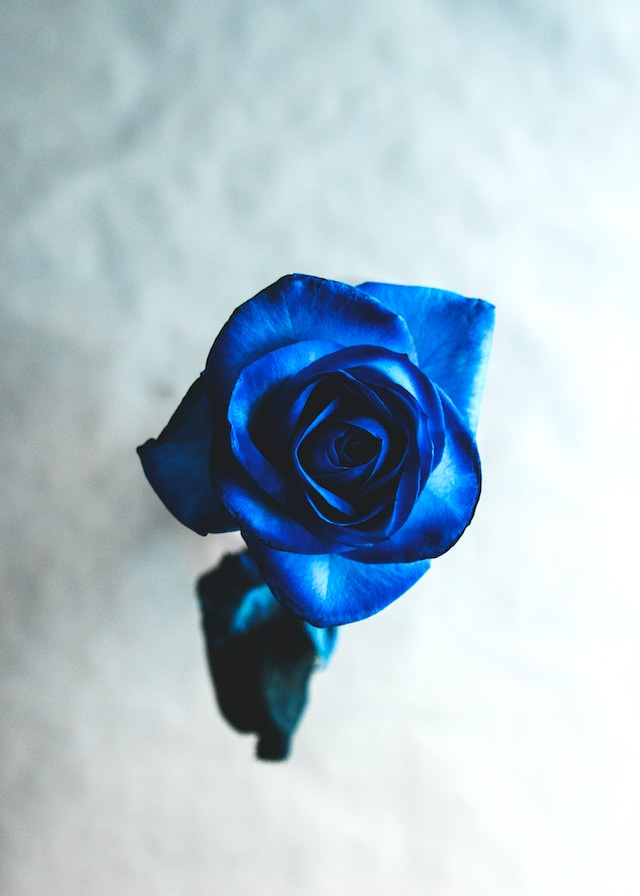
#> input picture CV-5/Lab4/Resources/rose.jpg, 640 x 896 px, found by its file name
$ python Q3.py
#> lines starting #> are read from the running program, lines starting #| are printed output that depends on the picture; after the words box and inside, x2 and y2 are one past the last pixel; in counts of white or black regions, pixels touching at a corner belong together
import cv2 as cv

img = cv.imread('Resources\\rose.jpg')
#> img is the input picture: shape (896, 640, 3); mean B, G, R 205.7, 193.6, 174.3
cv.imshow('Color', img)

hsv = cv.cvtColor(img, cv.COLOR_BGR2HSV)
#> hsv: shape (896, 640, 3); mean H, S, V 94.2, 46.2, 205.9
cv.imshow('HSV', hsv)

lower = (100, 50, 50)
upper = (130, 255, 255)

mask = cv.inRange(hsv, lower, upper)
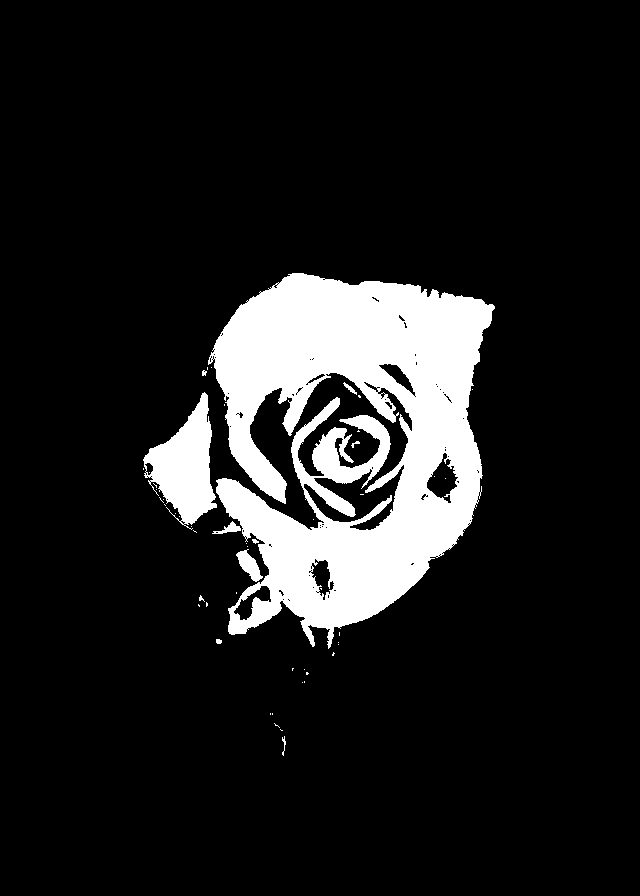
#> mask: shape (896, 640); 12% white; 51 white regions (41 under 20 px), largest, box (x1, y1, x2, y2) and area: (208, 273, 495, 649) 62678, (143, 392, 217, 530) 5132, (236, 549, 263, 582) 419
result = cv.bitwise_and(img, img, mask=mask)
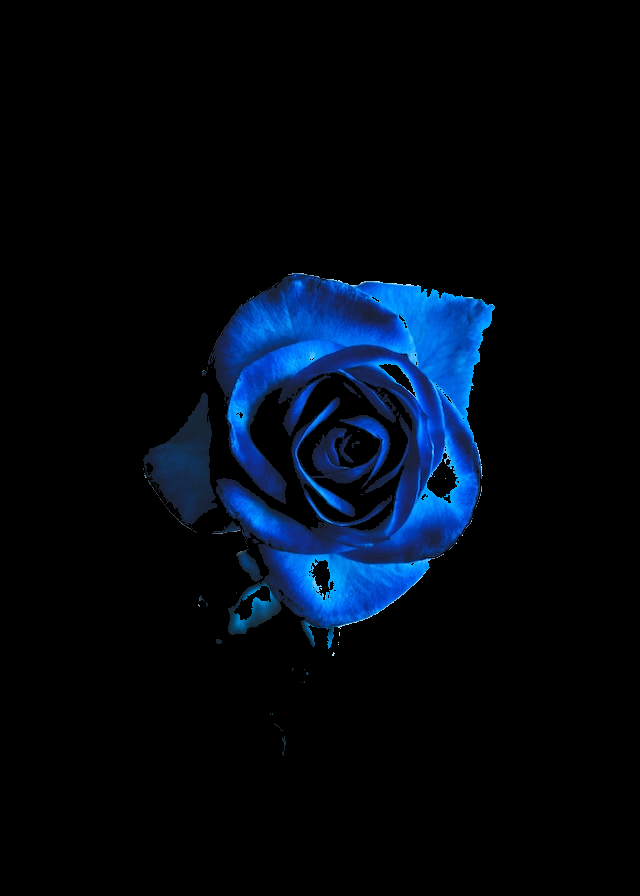
#> result: shape (896, 640, 3); mean B, G, R 18.9, 8.8, 1.4

cv.imshow('Segmentation', result)

cv.waitKey(0)

$ run again, with CV-5/Lab4/Resources/build.jpg copied over CV-5/Lab4/Resources/rose.jpg
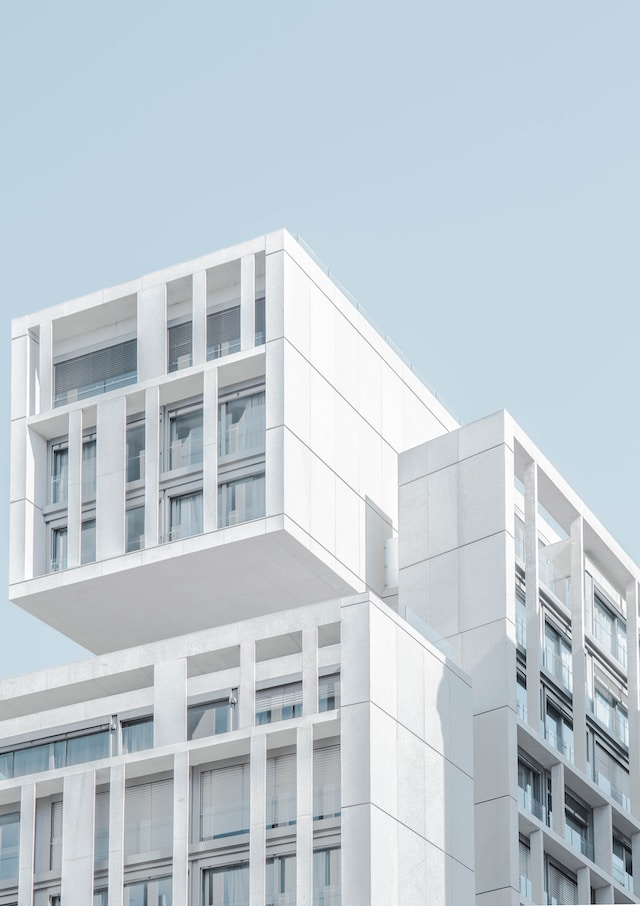
#> input picture CV-5/Lab4/Resources/build.jpg, 640 x 906 px, found by its file name
#> img is the input picture: shape (906, 640, 3); mean B, G, R 210, 202.7, 192
#> hsv: shape (906, 640, 3); mean H, S, V 96, 22.4, 210.1
#> `mask = cv.inRange(hsv, lower, upper)`:
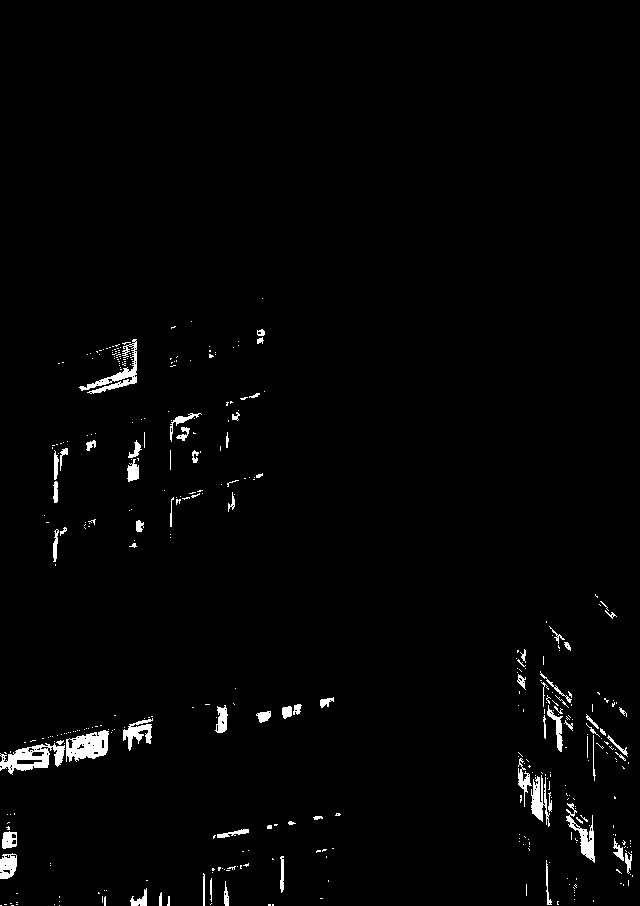
#> mask: shape (906, 640); 1.7% white; 399 white regions (328 under 20 px), largest, box (x1, y1, x2, y2) and area: (0, 743, 65, 775) 982, (66, 730, 109, 762) 892, (79, 339, 137, 394) 735
#> `result = cv.bitwise_and(img, img, mask=mask)`:
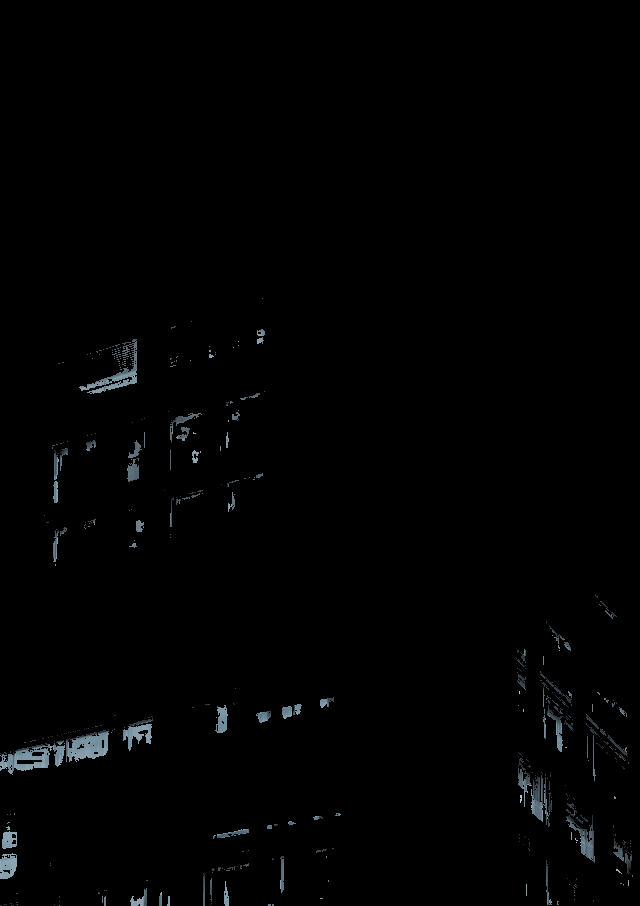
#> result: shape (906, 640, 3); mean B, G, R 2.2, 2, 1.7
